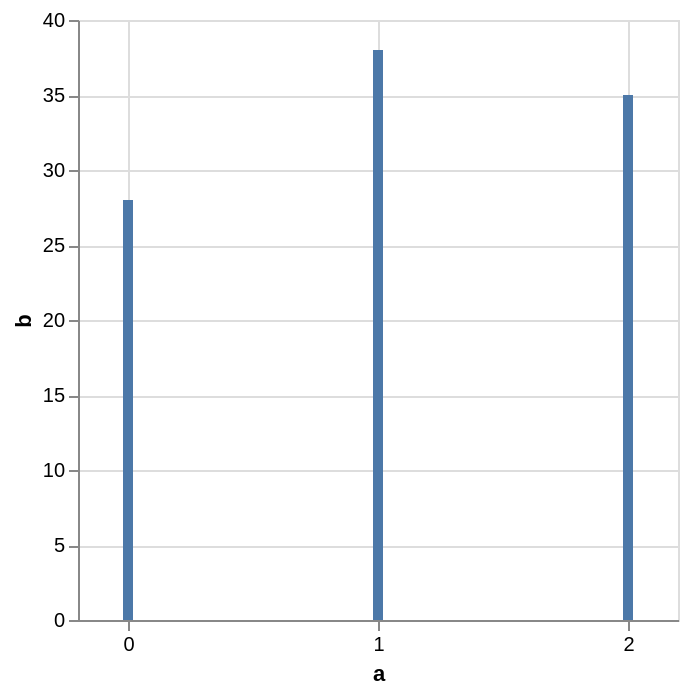

Specify this chart in Vega-Lite:
### Vega specification from a JSON file in a GitHub repository (floating-point values rounded to 4 significant figures)
{"$schema": "https://vega.github.io/schema/vega/v6.json", "description": "A simple bar chart with integer axis.", "background": "white", "padding": 5, "width": 300, "height": 300, "style": "cell", "data": [{"name": "source_0", "values": [{"a": 0, "b": 28}, {"a": 1, "b": 38}, {"a": 2, "b": 35}]}, {"name": "data_0", "source": "source_0", "transform": [{"type": "stack", "groupby": ["a"], "field": "b", "sort": {"field": [], "order": []}, "as": ["b_start", "b_end"], "offset": "zero"}, {"type": "filter", "expr": "isValid(datum[\"a\"]) && isFinite(+datum[\"a\"]) && isValid(datum[\"b\"]) && isFinite(+datum[\"b\"])"}]}], "marks": [{"name": "marks", "type": "rect", "style": ["bar"], "from": {"data": "data_0"}, "encode": {"update": {"fill": {"value": "#4c78a8"}, "ariaRoleDescription": {"value": "bar"}, "description": {"signal": "\"a: \" + (format(datum[\"a\"], \"d\")) + \"; b: \" + (format(datum[\"b\"], \"\"))"}, "xc": {"scale": "x", "field": "a"}, "width": {"value": 5}, "y": {"scale": "y", "field": "b_end"}, "y2": {"scale": "y", "field": "b_start"}}}}], "scales": [{"name": "x", "type": "linear", "domain": {"data": "data_0", "field": "a"}, "range": [0, {"signal": "width"}], "nice": true, "zero": false, "padding": 5}, {"name": "y", "type": "linear", "domain": {"data": "data_0", "fields": ["b_start", "b_end"]}, "range": [{"signal": "height"}, 0], "nice": true, "zero": true}], "axes": [{"scale": "x", "orient": "bottom", "gridScale": "y", "grid": true, "tickCount": {"signal": "ceil(width/40)"}, "tickMinStep": 1, "domain": false, "labels": false, "aria": false, "maxExtent": 0, "minExtent": 0, "ticks": false, "zindex": 0}, {"scale": "y", "orient": "left", "gridScale": "x", "grid": true, "tickCount": {"signal": "ceil(height/40)"}, "domain": false, "labels": false, "aria": false, "maxExtent": 0, "minExtent": 0, "ticks": false, "zindex": 0}, {"scale": "x", "orient": "bottom", "grid": false, "title": "a", "format": "d", "labelFlush": true, "labelOverlap": true, "tickCount": {"signal": "ceil(width/40)"}, "tickMinStep": 1, "zindex": 0}, {"scale": "y", "orient": "left", "grid": false, "title": "b", "labelOverlap": true, "tickCount": {"signal": "ceil(height/40)"}, "zindex": 0}]}
